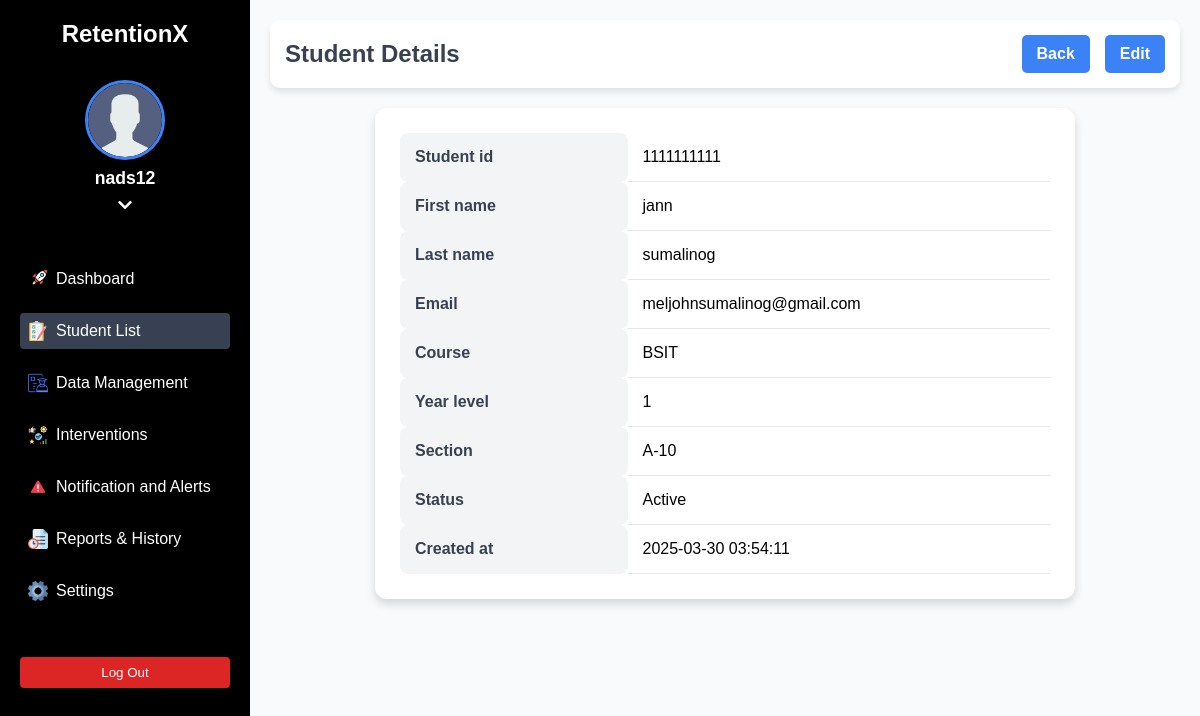
The page /php/action_view.php?student_id=1111111111 (signed in) on the database its author committed.
### tables this page shows
CREATE TABLE `students` (
  `student_id` varchar(20) NOT NULL,
  `first_name` varchar(50) NOT NULL,
  `last_name` varchar(50) NOT NULL,
  `email` varchar(100) NOT NULL,
  `course` varchar(100) NOT NULL,
  `year_level` int(11) NOT NULL,
  `section` varchar(50) DEFAULT NULL,
  `status` enum('Active','Dropped','Inactive') DEFAULT 'Active',
  `created_at` timestamp NOT NULL DEFAULT current_timestamp()
);

### php/action_view.php (the view, shortened to what this page needs)
<?php
include "db_connect.php";
if (isset($_GET['student_id']) && is_numeric($_GET['student_id'])) {
    $student_id = $_GET['student_id'];
    $query = "SELECT * FROM students WHERE student_id = ?";
    $stmt = $conn->prepare($query);
    $stmt->bind_param("i", $student_id);
    $stmt->execute();
    $result = $stmt->get_result();
    if ($result->num_rows > 0) {
        $student = $result->fetch_assoc();
    } else {
        echo "<script>alert('Student not found!'); window.location.href='viewstudent.php';</script>";
        exit();
    }
} else {
    echo "<script>alert('Invalid student ID!'); window.location.href='viewstudent.php';</script>";
    exit();
}
?>
<!DOCTYPE html>
<html lang="en">
<head>
    <link href="https://cdnjs.cloudflare.com/ajax/libs/font-awesome/5.15.3/css/all.min.css" rel="stylesheet"/>
        </head>
<body>
<div class="sidebar" id="sidebar">
        <h1>RetentionX</h1>
        <div class="user-profile">
            <div class="user-profile-button" id="userProfileButton">
                <img src="../img/user.png" alt="User profile picture"/>
                <span class="user-profile-name"><?php echo htmlspecialchars($_SESSION['username'] ?? "Teacher"); ?></span>
                <i class="fas fa-chevron-down"></i>
            </div>
        </div>
        <ul class="sidebar-nav">
            <li>
                <a href="dashboard.php">
                    <img src="../img/startup.png" alt="Rocket icon"/>
                    Dashboard
                </a>
            </li>
            <li><a href="viewstudent.php" class="active"> <img src="../img/checklist.png" alt="Rocket icon"/>Student List</a></li>
            <li><a href="student_data.php"> <img src="../img/student-profile.png" alt="List"/>Data Management</a></li>
            <li><a href="interventions.php"> <img src="../img/good-business.png" alt="Recommend"/>Interventions</a></li>
            <li><a href="alert.php"> <img src="../img/warning.png" alt="reports"/>Notification and Alerts</a></li>
            <li><a href="reports.php"> <img src="../img/file.png" alt="reports"/>Reports &amp; History</a></li>
            <li><a href="settings.php#"> <img src="../img/cogwheel.png" alt="setting"/>Settings</a></li>
        </ul>
        <button class="logout-btn" id="logoutBtn">Log Out</button>
    </div>
    <main class="main-content">
    <header>
    <h1>Student Details</h1>
    <div class="button-group">
        <button onclick="window.history.back();">Back</button>
        <button id="editButton">Edit</button>
    </div>
</header>
    <section class="student-details">
        <table>
        <?php
$editableFields = ["first_name", "last_name", "email", "course", "year_level", "section", "status"];
foreach ($student as $key => $value) {
    echo "<tr><th>" . ucfirst(str_replace('_', ' ', $key)) . "</th><td>";
    if (in_array($key, $editableFields)) {
        if ($key == "status") {
            echo "<span class='text-field' data-column='$key' style='display:block;'>$value</span>";
        } elseif ($key == "year_level") {
            echo "<span class='text-field' data-column='$key' style='display:block;'>$value</span>";
        }else if ($key == "course") {
            echo "<span class='text-field' data-column='$key' style='display:block;'>$value</span>";
        } else {
            echo "<span class='text-field' data-column='$key'>$value</span>";
        }
    } else {
        echo htmlspecialchars($value);
    }
    echo "</td></tr>";
}
?>
        </table>
    </section>
</main>
</body>
</html>

### php/action_view.php (style rules this page uses)
* { transition: all 0.3s ease; }
.sidebar { animation: slideIn 0.5s ease forwards; }
.logout-btn { transition: all 0.3s ease; position: relative; overflow: hidden; }
.logout-btn::after { content: ''; position: absolute; top: 0; left: -100%; width: 100%; height: 100%; background: rgba(255,255,255,0.2); transition: left 0.3s ease; }
* { margin: 0; padding: 0; box-sizing: border-box; }
body { font-family: Arial, sans-serif; background-color: #e5e7eb; display: flex; }
.sidebar { width: 250px; min-height: 100vh; background-color: #000; color: #fff; padding: 20px; display: none; }
.sidebar h1 { font-size: 1.5rem; font-weight: bold; margin-bottom: 2rem; text-align: center; }
.user-profile { position: relative; margin-bottom: 2rem; display: flex; flex-direction: column; align-items: center; text-align: center; }
.user-profile-button { display: flex; flex-direction: column; align-items: center; cursor: pointer; margin-bottom: 1rem; }
.user-profile-button img { width: 80px; height: 80px; border-radius: 50%; margin-bottom: 0.5rem; border: 3px solid #3b82f6; box-shadow: 0 4px 6px rgba(0,0,0,0.1); }
.user-profile-name { font-weight: bold; color: #fff; margin-bottom: 0.5rem; font-size: 1.1rem; }
.sidebar-nav { list-style: none; }
.sidebar-nav li { margin-bottom: 1rem; }
.sidebar-nav a { display: flex; align-items: center; padding: 0.5rem; text-decoration: none; color: #fff; }
.sidebar-nav a.active { background-color: #374151; border-radius: 0.25rem; }
.sidebar-nav a img { margin-right: 0.5rem; width: 20px; height: 20px; }
.logout-btn { margin-top: 2rem; background-color: #dc2626; color: #fff; padding: 0.5rem 1rem; border: none; border-radius: 0.25rem; cursor: pointer; width: 100%; }
.main-content { flex: 1; padding: 20px; background-color: #f9fafb; min-height: 100vh; display: flex; flex-direction: column; align-items: center; justify-content: flex-start; }
.main-content header { width: 100%; display: flex; justify-content: space-between; align-items: center; padding: 15px; background-color: #ffffff; border-radius: 10px; box-shadow: 0 4px 6px rgba(0, 0, 0, 0.1); margin-bottom: 20px; }
.main-content header h1 { font-size: 24px; font-weight: bold; color: #374151; }
.main-content header button { padding: 10px 15px; background-color: #3b82f6; color: #ffffff; border: none; border-radius: 5px; cursor: pointer; transition: background-color 0.3s ease; }
.student-details { width: 100%; max-width: 700px; background-color: #ffffff; padding: 25px; border-radius: 12px; box-shadow: 0 5px 10px rgba(0, 0, 0, 0.15); transition: all 0.3s ease; }
.student-details table { width: 100%; border-collapse: collapse; }
.student-details th { text-align: left; padding: 15px; background-color: #f3f4f6; font-size: 16px; font-weight: 600; color: #374151; border-radius: 8px; width: 35%; }
.student-details td { padding: 15px; font-size: 16px; border-bottom: 1px solid #e5e7eb; }
.button-group { display: flex; gap: 15px; }
.button-group button { padding: 12px 20px; font-size: 16px; font-weight: 600; border: none; border-radius: 8px; cursor: pointer; transition: background-color 0.3s ease; }
#editButton { background-color: #3b82f6; color: white; }
@media (min-width: 1024px) { .sidebar { display: block; width: 250px; } }

### rows shown on the page
students: student_id "1111111111", first_name "jann", last_name "sumalinog", email "meljohnsumalinog@gmail.com", course "BSIT", year_level "1", section "A-10", status "Active", created_at "2025-03-30 03:54:11"

### other values the page prints
$_SESSION['username'] "nads12"
str_replace('_', ' ', $key) "Student id"
str_replace('_', ' ', $key) "First name"
str_replace('_', ' ', $key) "Last name"
str_replace('_', ' ', $key) "Email"
str_replace('_', ' ', $key) "Course"
str_replace('_', ' ', $key) "Year level"
str_replace('_', ' ', $key) "Section"
str_replace('_', ' ', $key) "Status"
str_replace('_', ' ', $key) "Created at"
